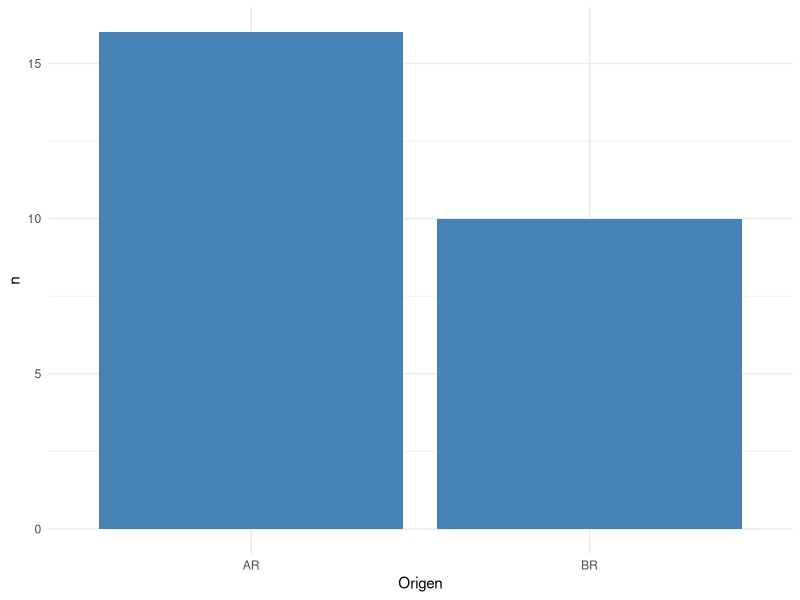
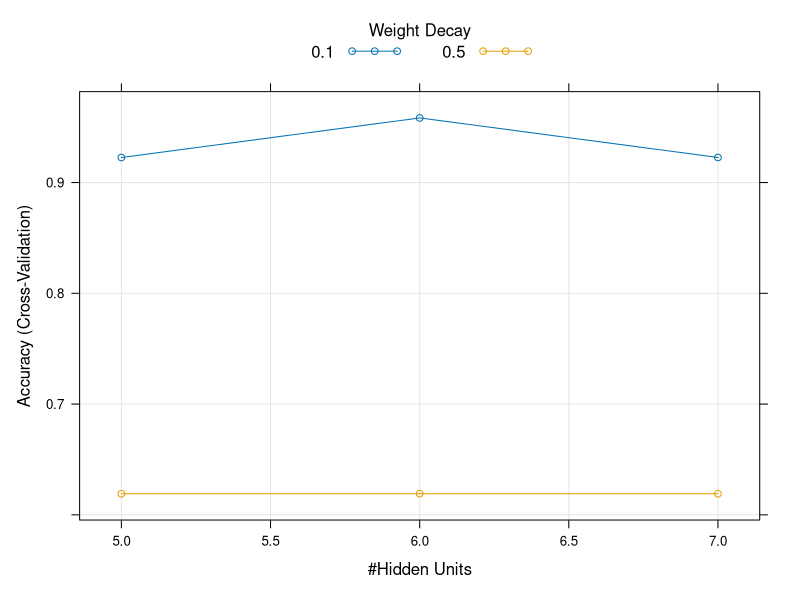

Reproduce these figures in R, in order. (Note: this script raises an error after producing the figures.)
## ---- chunk 1
knitr::opts_chunk$set(echo = TRUE)

## ---- chunk 2
library(ggplot2)
suppressMessages(library(tidyverse))
## ---- chunk 3
# cargamos los datos 
library(readxl)
dataset <- read_excel("../data/Dataset para enfoque 2 y 3.xlsx")
dataset <- dataset %>% filter(Origen != "CH")
# escalamos dataset en valores 0 a 1
range01 <- function(x){(x-min(x))/(max(x)-min(x))}
data <- data.frame(dataset[,1], apply(dataset[-1],2,range01))
# desordenamos el dataset
data <- data[sample(1:nrow(dataset)),]
# cual es la variable de clase HARDCODEO
Y <- 1 # COLUMNA 1 
## ---- chunk 4

d <- data %>% group_by(Origen) %>% summarise(n = n())
knitr::kable(d, caption = "Tabla que muestra distribución de datapoints por clase")
## ---- chunk 5

myplot <- ggplot(data=d, aes(x=Origen, y=n)) +
  geom_bar(stat="identity", fill="steelblue")+
  theme_minimal()

print(myplot)
## ---- chunk 6
library(caret)
x = data[,-1]
y = data$Origen
#index <- sample(1:nrow(data), round(nrow(data) * 0.7))
#train <- data[index,]
#test <- data[-index,]
SEED <- 1234 # seed semilla para números aleatorios
set.seed(SEED)
mySeeds <- sapply(simplify = FALSE, 1:11, function(u) sample(10^4, 3))

METRIC <- "Accuracy" #
train_control <- trainControl(method="cv", number=4,seeds = mySeeds,classProbs=TRUE)

set.seed(SEED)
mySeeds <- sapply(simplify = FALSE, 1:11, function(u) sample(10^4, 3))
train_control <- trainControl(method="cv", number=4,seeds = mySeeds,classProbs=TRUE)
model.lda <- train(as.factor(Origen)~., data=data, 
                  trControl=train_control, method="lda",metric=METRIC)

p <- predict(model.lda$finalModel,x,type="class")

## ---- chunk 7
print(table(p$class,y))
## ---- chunk 8

my.grid <- expand.grid(.decay = c(0.5, 0.1), .size = c(5, 6, 7))

set.seed(SEED)
mySeeds <- sapply(simplify = FALSE, 1:11, function(u) sample(10^4, 6))
train_control <- trainControl(method="cv", number=4,seeds = mySeeds,classProbs=TRUE)
model.nnet <- train(as.factor(Origen)~., data=data, 
                  trControl=train_control, method="nnet", tuneGrid=my.grid,
                  maxit = 1000, trace = F,metric=METRIC)

p <- predict(model.nnet$finalModel,x,type="class")

print(table(p,y))

## ---- chunk 9

plot(model.nnet)
## ---- chunk 10

set.seed(SEED)
mySeeds <- sapply(simplify = FALSE, 1:11, function(u) sample(10^4, 3))

train_control <- trainControl(method="cv", number=4,seeds = mySeeds,classProbs=TRUE)
model.glmnet <- train(as.factor(Origen)~., data=data, 
                  trControl=train_control, method="glmnet",metric=METRIC)

p <- predict(model.glmnet$finalModel,x,type="class") # <--- TIRA ERROR TODO 

## ---- chunk 11
# <--- TIRA ERROR TODO 
print(table(p$class,y))
## ---- chunk 12

results <- resamples(list(LDA=model.lda,nnet=model.nnet))
# summarize the distributions
summary(results)
# boxplots of results
bwplot(results)
# dot plots of results
dotplot(results)

## ---- chunk 13
#' ## Random Forest
#' 
set.seed(SEED)
model.rf <- train(as.factor(Origen)~., data=data, 
                  trControl=train_control, method="rf",metric=METRIC, importance=T)

#'  ### Results of random forest model
print(model.rf)
plot(model.rf)
print(model.rf$finalModel)
#' ### Variable importance
varImp(model.rf)
plot(varImp(model.rf))
#' Predicción en conjunto de testeo test-set
pred <- predict(model.rf,data)
c <- confusionMatrix(as.factor(pred), as.factor(data$Origen),mode = "prec_recall")
print(c)
